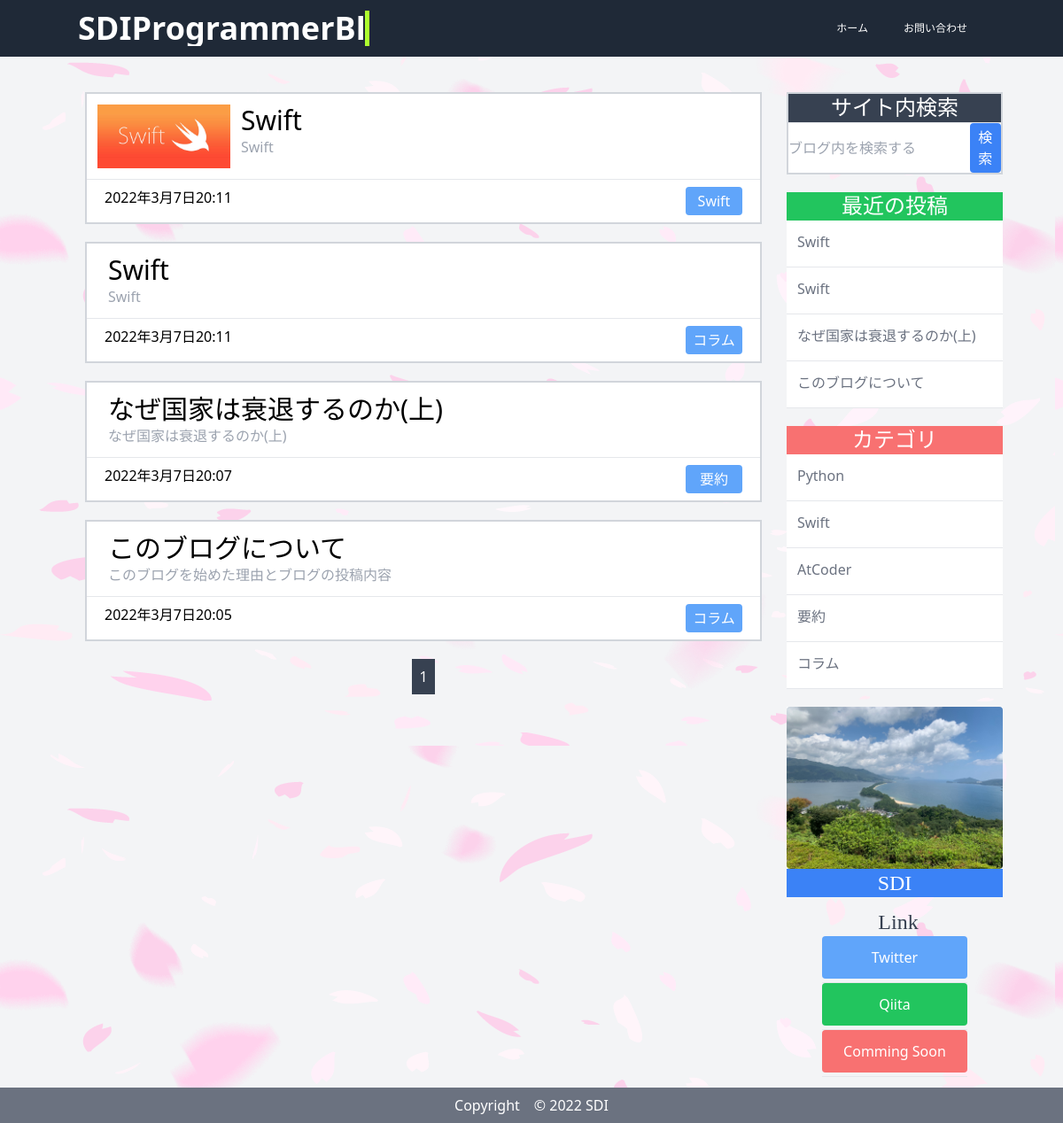
/, run on an earlier commit of the app's database.
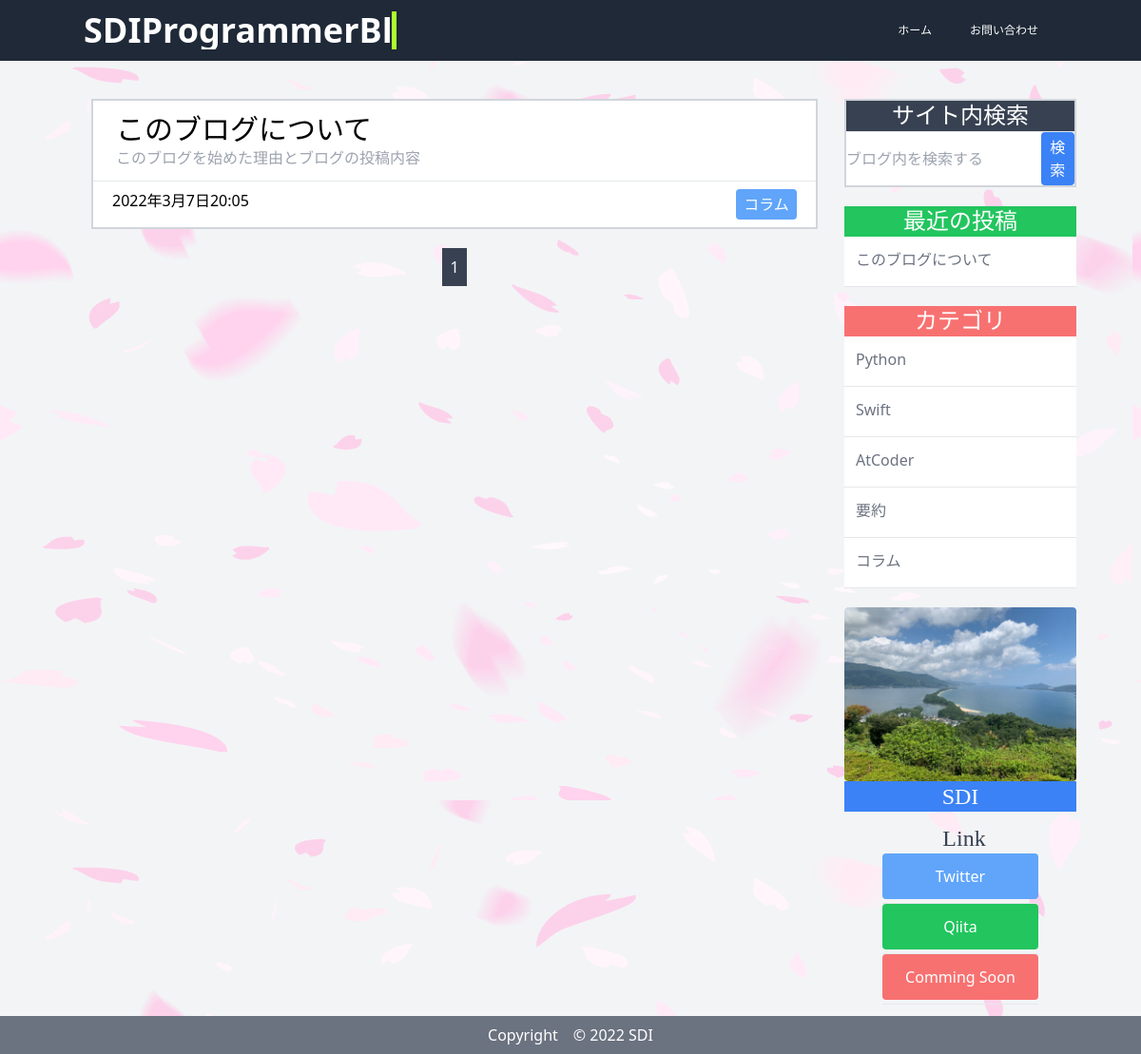
And on a later commit of the database.
### app/models.py (models this page shows, shortened)
class Post(models.Model):
    auther  = models.ForeignKey(settings.AUTH_USER_MODEL,on_delete=models.CASCADE)
    title   = models.CharField("タイトル",max_length=50)
    category = models.ForeignKey(Category,verbose_name="カテゴリ",on_delete=models.PROTECT)
    subtitle = models.CharField("サブタイトル",max_length=100)
    image   = models.ImageField(upload_to="images", verbose_name="画像",null=True, blank=True)
    content = MDTextField()
    created = models.DateTimeField("作成日",default=timezone.now)

class Category(models.Model):
    name = models.CharField("カテゴリ",max_length=20)
    def __str__(self):
        return self.name

### app/views.py (the view)
# urls.py: path('',views.IndexView.as_view(),name="index"),
class IndexView(View):
    def get(self, request, *args, **kwargs ):
        p = Paginator(Post.objects.order_by("-id"),10)
        page = request.GET.get("page")
        posts = p.get_page(page)
        latest_data = Post.objects.order_by("-id")[:5]
        return render(request, "app/index.html",{
            "latest_data":latest_data,
            "posts" : posts
        })

### app/context_processors.py (called while the page is built)
def common(request):
    category_data = Category.objects.all
    content = {
        "category_data":category_data
    }
    return content

### app/templates/app/index.html (shortened to what this page needs)
{% extends 'app/base.html' %}
{% load markdown_extras %}
{% load  static %}
{% block content %}
     {% for post in posts %}
        <div class=" bg-white overflow-hidden  border-solid border-gray-300 border-2 mb-3 md:border-3  md:mb-5 hover:scale-105 hover:shadow-xl  transition ease-in-out duration-200" >
            <a href="{% url "post_detail" post.id %}" class="text-sm  md:text-base ">
                <div class="flex m-3">
                    {% if post.image %}
                        <img class="my-0" src="{{ post.image.url }}" width="150">
                    {% endif %}
                   <div class="px-3">
                        <h1 class="text-2xl md:text-3xl">{{ post.title}}</h1>
                        <p class="text-gray-400  md:text-base">{{ post.subtitle}}</p>
                   </div>
                </div>
                <hr>
                <div class="flex justify-between px-3">
                    <h4 class=" m-2">{{ post.created }}</h4 >
                    <a href="{% url "category" post.category %}"class = " m-2 p-1 w-16 text-center text-white bg-blue-400 rounded">{{ post.category }}</a>
                </div>
            </a>
         </div>
    {% endfor %}
 {% endblock content %}
{% block pagenator %}
        <ul class="flex justify-around">
            <div class="flex">
                {% for num in posts.paginator.page_range %}
                {% if posts.number == num  %}
                    <li class="mx-3 p-2 bg-gray-700 text-white">{{ num }}</li>
                {% elif num > posts.number|add:'-3' and num < posts.number|add:'3' %}
                    <li class="mx-3 p-2"><a href="?page={{ num }}">{{ num }}</a></li>
                {% endif %}
            {% endfor %}
            </div>
        </ul>
{% endblock pagenator %}

### app/templates/app/base.html (shortened to what this page needs)
{% load  static %}
<!DOCTYPE html>
<html lang="ja">
<head>
    <link href="{% static 'mdeditor/css/editormd.min.css' %}" rel="stylesheet">
    <link href="{% static 'mdeditor/css/editormd.preview.css' %}" rel="stylesheet">
    <link rel="stylesheet" href="{% static "css/style.css" %} ">
    <link rel="stylesheet" href="{% static "css/style.min.css" %}">
    <link rel="stylesheet" href="{% static "css/animation.css" %} ">
    <script src="https://cdn.tailwindcss.com"></script>
</head>
<div class="bg-gray-800 px-5" >
    <header class="container mx-auto text-white pt-5 md:pt-0" >
        <div class="md:flex justify-between items-center">
            <h1 class="header-title text-2xl font-semibold md:text-4xl">
                <a class="block typing hover:scale-110 " href="{% url "index"%}">SDIProgrammerBlog</a>
            </h1>
            <div class="md:block">
                <ul class=" flex justify-start my-4 md: justify-end">
                        <li><a class="text-xs block hover:bg-gray-700 md: px-5 py-2   text-base"href="{% url "index" %}">ホーム</a></li>
                    {% if user.is_authenticated %}
                        <li ><a class="text-xs block   hover:bg-gray-700 md:  px-5 py-2  text-base"href="{% url "create_new" %}">投稿</a></li>
                        <li ><a class="text-xs block  hover:bg-gray-700 md: px-5 py-2   text-base"href="{% url "account_logout"%}">ログアウト</a></li>
                    {% else %}
                        <li ><a class="text-xs block hover:bg-gray-700 md:  px-5 py-2  text-base"href="{% url "contact" %}">お問い合わせ</a></li>
                    {% endif %}
                </ul>
            </div>
        </div>
    </header>
</div>
<body class="bg-gray-100 w-full h-full "style="background-image: url({% static 'images/hana.png' %});" >
    <main　class="">
        <div class="container mx-auto  mt-0 md:grid grid-cols-4 gap-4 md:mt-10">
            <div  class="col-span-3 w-full mx-2">
                {% block content %}
                {% endblock %}
                {% block pagenator %}
                {% endblock pagenator %}
            </div>
            <div class="w-full m-0  pt-5 md: inline-block md:ml-5 md:pt-0 ">
                <div class="mb-5 border-solid border-gray-300 border-2 bg-white" >
                    <h1 class="text-2xl text-center  font-serif  text-white bg-gray-700">サイト内検索</h1>
                    <form class="flex"action="{% url "search" %}" method="get">
                        <input class="w-full" type="text" name="keyword" placeholder="ブログ内を検索する">
                        <button class="w-1/6 bg-blue-500  p-1 rounded text-white" type="submit">検索</button>
                    </form>
                </div>
                <ul class="bg-white mb-5">
                    <h1 class="text-2xl text-center text-white font-serif bg-green-500 block ">最近の投稿</h1>
                    {% for latest in latest_data %}
                        <li><a href="{% url "post_detail" latest.id %}" class="block text-left bg-white text-gray-500 p-3 mb-1 hover:scale-110 hover:text-black">{{ latest.title }}</a></li>
                        <hr>
                    {% endfor %}
                </ul>
                <div class="mb-5">
                    <h1 class="text-2xl text-center  font-serif bg-red-400 text-white">カテゴリ</h1>
                    <ul class="bg-white mb-5">
                        {% for category in category_data %}
                            <li><a href="{% url "category" category %}" class="block  bg-white text-gray-500 p-3 mb-1 hover:scale-110 hover:text-black">{{ category.name }}</a></li>
                            <hr>
                        {% endfor %}
                    </ul>
                </div>
                <div class="bg-white m-auto py-3  w-full mb-3 md:py-0 md: m-0">
                    <div class="flex md:inline-block">
                        <img class="rounded w-2/5 mx-3 md:mx-0 md:w-full" src="{% static "images/img3.jpg" %}" height="80%" %>
                        <div class="">
                            <h1 class="bg-blue-500 text-2xl text-center text-white font-serif">SDI</h1>
                        </div>
                    </div>
                </div>
                <h1 class="text-2xl text-gray-700 text-center font-serif md:ml-2">Link</h1>
                <ul class=" mb-3 text-white text-center mx-20  md:mx-10">
                    <li><a href="https://twitter.com/sdi2025" class="block  text-white-500 bg-blue-400 rounded p-3 mb-1  hover:scale-110 hover:bg-blue-300">Twitter</a></li>
                    <li><a href="https://qiita.com/sdi2025" class="block  text-white-500 bg-green-500 rounded p-3 mb-1  hover:scale-110 hover:bg-green-400 ">Qiita</a></li>
                    <li><a href="" class="block  text-white-500 bg-red-400 rounded p-3 mb-1  hover:scale-110 hover:bg-red-300">Comming Soon</a></li>
                    <hr>
                </ul>
            </div>
        </div>
    </main>
    <footer class="absolute w-full py-2 bg-gray-500 text-white">
        <p class="m-0 text-center"> Copyright　© 2022 SDI </p>
    </footer>
</body>
</html>

### static/css/animation.css (style rules this page uses)
.header-title a { width: 16ch; animation: typing 2.5s steps(18), blink 1.1s steps(1) infinite; white-space: nowrap; overflow: hidden; border-right: 5px solid; border-color: greenyellow; }

What changed in the data, as far as the page shows it:
removed Post: image (picture), title "Swift", subtitle "Swift", created "2022年3月7日20:11", category "Swift"
removed Post: title "Swift", subtitle "Swift", created "2022年3月7日20:11", category "コラム"
removed Post: title "なぜ国家は衰退するのか(上)", subtitle "なぜ国家は衰退するのか(上)", created "2022年3月7日20:07", category "要約"
